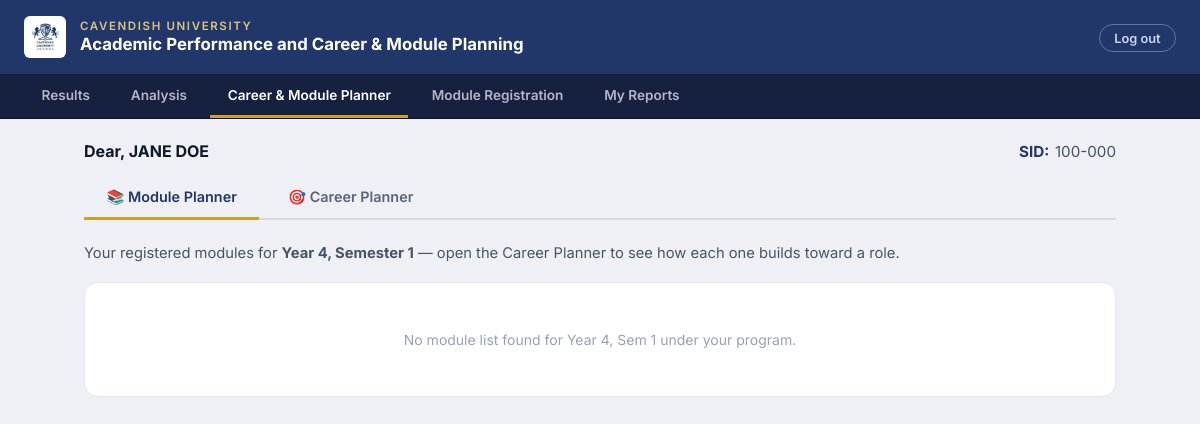
The app's page /GoalPlanning.php (signed in) with its own data.
### tables this page shows
CREATE TABLE IF NOT EXISTS `program_tb` (
  `ID` int NOT NULL,
  `program_code` varchar(10) NOT NULL,
  `program_name` varchar(150) NOT NULL,
  `program_dept` varchar(150) NOT NULL,
  `program_faculty` varchar(150) NOT NULL,
  `student_ID` varchar(10) NOT NULL,
  PRIMARY KEY (`program_code`),
  UNIQUE KEY `ID` (`ID`),
  UNIQUE KEY `student_ID` (`student_ID`)
);

CREATE TABLE IF NOT EXISTS `student_tb` (
  `ID` int NOT NULL AUTO_INCREMENT,
  `student_ID` varchar(10) NOT NULL,
  `student_name` varchar(100) NOT NULL,
  `student_email` varchar(50) NOT NULL,
  `student_password` varchar(255) NOT NULL,
  `program_code` varchar(10) NOT NULL,
  `gender` enum('M','F') NOT NULL,
  `nationality` varchar(100) NOT NULL,
  `date_of_birth` date NOT NULL,
  `intake_year` int NOT NULL,
  `intake_session` enum('JAN','MAY','AUG') NOT NULL,
  `mode_of_entry` enum('Direct','Transfer','Foundation','Mature','Diploma') NOT NULL,
  PRIMARY KEY (`ID`),
  UNIQUE KEY `student_ID` (`student_ID`)
);

CREATE TABLE IF NOT EXISTS `results_tb` (
  `ID` int NOT NULL AUTO_INCREMENT,
  `module_code` varchar(10) NOT NULL,
  `student_ID` varchar(10) NOT NULL,
  `year_no` int NOT NULL,
  `sem_no` int NOT NULL,
  `cat1_mk` int NOT NULL,
  `cat2_mk` int NOT NULL,
  `exam_mk` int NOT NULL,
  `grade_point` decimal(3,2) NOT NULL,
  `letter_grade` varchar(5) NOT NULL,
  `final_total` int NOT NULL,
  `status_retake_pass` varchar(20) NOT NULL,
  `created_at` timestamp NOT NULL,
  PRIMARY KEY (`ID`),
  UNIQUE KEY `uq_result_student_module` (`student_ID`,`module_code`),
  KEY `module_code` (`module_code`),
  KEY `student_ID` (`student_ID`),
  KEY `letter_grade` (`letter_grade`),
  KEY `grade_point_2` (`grade_point`)
);

### GoalPlanning.php (the view, shortened to what this page needs)
<?php
$db_host = "127.0.0.1"; $db_port = "3306"; $db_name = "apaagps_db";
$db_user = "root"; $db_pass = "";
$studentID = $_SESSION["student_ID"];
try {
    $dsn = "mysql:host={$db_host};port={$db_port};dbname={$db_name};charset=utf8mb4";
    $pdo = new PDO($dsn, $db_user, $db_pass, [
        PDO::ATTR_ERRMODE            => PDO::ERRMODE_EXCEPTION,
        PDO::ATTR_DEFAULT_FETCH_MODE => PDO::FETCH_ASSOC,
        PDO::ATTR_EMULATE_PREPARES   => false,
    ]);
} catch (PDOException $e) {
    die("Database connection failed: " . $e->getMessage());
}
$stmtS = $pdo->prepare("
    SELECT s.student_ID, s.student_name, s.program_code, p.program_name, p.program_faculty
    FROM   student_tb s JOIN program_tb p ON s.program_code = p.program_code
    WHERE  s.student_ID = ? LIMIT 1
");
$stmtS->execute([$studentID]);
$student = $stmtS->fetch();
$careerOptions = [
    "Software Development"        => "Building applications, web/mobile systems, and backend services.",
    "Data Science & Analytics"    => "Extracting insight from data using statistics, ML, and visualization.",
    "Network & Cybersecurity"     => "Securing systems, networks, and infrastructure against threats.",
    "Systems & Cloud Engineering" => "Designing, deploying, and maintaining distributed/cloud systems.",
    "Business & IT Consulting"    => "Bridging business needs with technical solutions; IT governance and strategy.",
    "UI/UX & Product Design"      => "Designing usable, accessible digital products and interfaces.",
];
$selectedCareers = $_POST["careers"] ?? [];
$selectedCareers = array_values(array_intersect($selectedCareers, array_keys($careerOptions)));
$stmtR = $pdo->prepare("
    SELECT r.year_no, r.sem_no, r.module_code, m.module_name, m.credit_unit,
           r.final_total, r.letter_grade, r.grade_point, r.status_retake_pass
    FROM   results_tb r JOIN module_tb m ON r.module_code = m.module_code
    WHERE  r.student_ID = ? ORDER BY r.year_no ASC, r.sem_no ASC
");
$stmtR->execute([$studentID]);
$pastResults = $stmtR->fetchAll();
$latestSem = 0;
foreach ($pastResults as $r) { $latestSem = max($latestSem, (int)$r["sem_no"]); }
$nextSemGlobal = $latestSem + 1;
$nextYear      = max(1, (int)ceil($nextSemGlobal / 2));
$nextSem       = (($nextSemGlobal - 1) % 2) + 1;
$stmtNext = $pdo->prepare("
    SELECT module_code, module_name, year_no, sem_no, credit_unit
    FROM   module_tb WHERE program_code = ? AND year_no = ? AND sem_no = ?
    ORDER  BY module_code ASC
");
$stmtNext->execute([$student["program_code"], $nextYear, $nextSemGlobal]);
$nextModules = $stmtNext->fetchAll();
function buildDossier(array $nextModules, array $selectedCareers, array $pastResults): array {
    $out = [];
    $rank = ["high" => 0, "medium" => 1, "standard" => 2];
    usort($out, fn($a, $b) => $rank[$a["priority"]] <=> $rank[$b["priority"]]);
    return $out;
}
$dossier = buildDossier($nextModules, $selectedCareers, $pastResults);
?>
<!DOCTYPE html>
<html lang="en">
<head>
</head>
<body>
<header class="site-header">
    <img class="crest" src="images/cu_logo.jpg" alt="Cavendish University crest">
    <div class="header-text">
        <span class="uni-name">Cavendish University</span>
        <span class="portal-title">Academic Performance and Career &amp; Module Planning</span>
    </div>
    <div class="header-right"><a class="logout-btn" href="logout.php">Log out</a></div>
</header>
<nav class="tab-nav">
    <a class="tab-btn" href="ExamResultInterface.php">Results</a>
    <a class="tab-btn" href="AnalysisResultInterface.php">Analysis</a>
    <span class="tab-btn active">Career &amp; Module Planner</span>
    <a class="tab-btn" href="ModuleRegistration.php">Module Registration</a>
    <a class="tab-btn" href="MyReportsStatus.php">My Reports</a>
</nav>
<main class="page-wrap">
    <div class="student-row">
        <div class="student-name">Dear, <?= htmlspecialchars(strtoupper($student["student_name"])) ?></div>
        <div class="student-sid"><strong>SID:</strong><?= htmlspecialchars($student["student_ID"]) ?></div>
    </div>
    <?php $activePanel = !empty($selectedCareers) ? 'career' : 'module'; ?>
    <div class="sub-tabs">
        <button type="button" class="sub-tab <?= $activePanel === 'module' ? 'active' : '' ?>" data-panel="module">📚 Module Planner</button>
        <button type="button" class="sub-tab <?= $activePanel === 'career' ? 'active' : '' ?>" data-panel="career">🎯 Career Planner</button>
    </div>
    <div class="tab-panel <?= $activePanel === 'module' ? 'active' : '' ?>" data-panel="module">
        <p class="mp-intro">Your registered modules for <strong>Year <?= $nextYear ?>, Semester <?= $nextSem ?></strong> — open the Career Planner to see how each one builds toward a role.</p>
        <?php if (empty($dossier)): ?>
            <p class="empty">No module list found for Year <?= $nextYear ?>, Sem <?= $nextSem ?> under your program.</p>
        <?php endif; ?>
    </div>
</main>
</body>
</html>

### GoalPlanning.php (style rules this page uses)
*, *::before, *::after { box-sizing: border-box; margin: 0; padding: 0; }
body { font-family: 'Inter', sans-serif; font-size: 14px; color: #101828; background: #eef0f5; }
.site-header { display: flex; align-items: center; gap: .9rem; padding: 1rem 1.5rem; background: #213769; border-bottom: 1px solid #16213f; }
.site-header .crest { width: 2.6rem; height: 2.6rem; object-fit: contain; flex: 0 0 auto; background: #fff; border-radius: 6px; padding: 2px; }
.header-text { display: flex; flex-direction: column; line-height: 1.25; }
.site-header .uni-name { font-weight: 600; font-size: .72rem; letter-spacing: .14em; text-transform: uppercase; color: #d9c581; }
.site-header .portal-title { font-weight: 700; font-size: 1.05rem; color: #fff; }
.header-right { margin-left: auto; }
.logout-btn { color: #cdd6ef; font-size: .8rem; font-weight: 600; text-decoration: none; border: 1px solid rgba(255,255,255,.3); border-radius: 999px; padding: .35rem .9rem; white-space: nowrap; transition: background .15s, color .15s; }
.tab-nav { display: flex; gap: .35rem; padding: 0 1.5rem; background: #16213f; border-bottom: 1px solid #0d1730; overflow-x: auto; }
.tab-btn { padding: .8rem 1.1rem .7rem; border: none; background: transparent; font-size: .85rem; font-weight: 600; cursor: pointer; white-space: nowrap; color: rgba(255,255,255,.68); text-decoration: none; border-bottom: 3px solid transparent; }
.tab-btn.active { color: #fff; border-bottom-color: #c9a227; }
.page-wrap { max-width: 1080px; margin: 0 auto; padding: 0 1.5rem 3rem; }
.student-row { display: flex; justify-content: space-between; align-items: baseline; margin: 1.4rem 0 1rem; }
.student-name { font-size: 1rem; font-weight: 700; }
.student-sid { font-size: .95rem; color: #475467; }
.student-sid strong { font-weight: 700; margin-right: .35rem; color: #213769; }
.sub-tabs { display: flex; gap: .4rem; margin-bottom: 1.5rem; border-bottom: 2px solid #d5d9e4; }
.sub-tab { padding: .7rem 1.4rem; border: none; background: transparent; font-family: inherit; font-size: .9rem; font-weight: 600; cursor: pointer; color: #5a6478; border-bottom: 3px solid transparent; margin-bottom: -2px; display: inline-flex; align-items: center; gap: .4rem; }
.sub-tab.active { color: #213769; border-bottom-color: #c9a227; }
.tab-panel { display: none; }
.tab-panel.active { display: block; }
.mp-intro { color: #475467; font-size: .92rem; margin-bottom: 1.2rem; }
.empty { text-align: center; padding: 3rem 1rem; color: #98a2b3; background: #fff; border: 1px solid #e6e8ec; border-radius: 14px; }

### records on screen
program_tb: student_tb.student_name "JANE DOE", student_tb.student_ID "100-000"
results_tb: sem_no "1"

### other values on screen
$nextYear "4"
